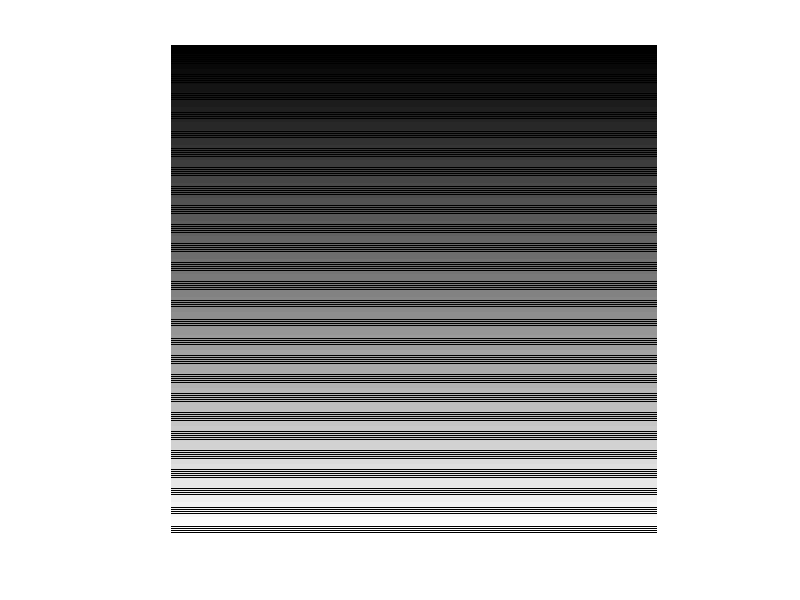

Write the MATLAB code that produced this figure.
clc;
close all;
clear;

a=256;
image=zeros(a*4);
for i = 1 : a
    image((i*4)+4 : (i*4)+6,1 : a*4)= i/a;
end
imshow(image);
